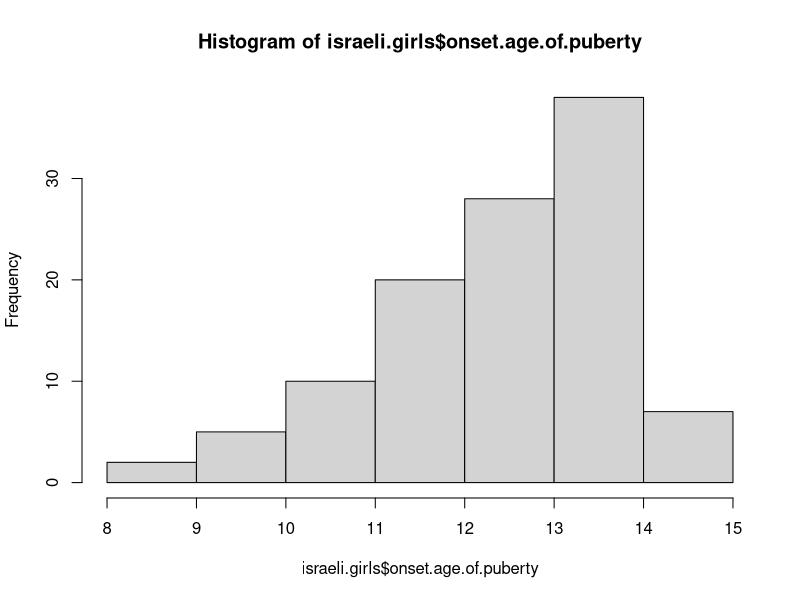
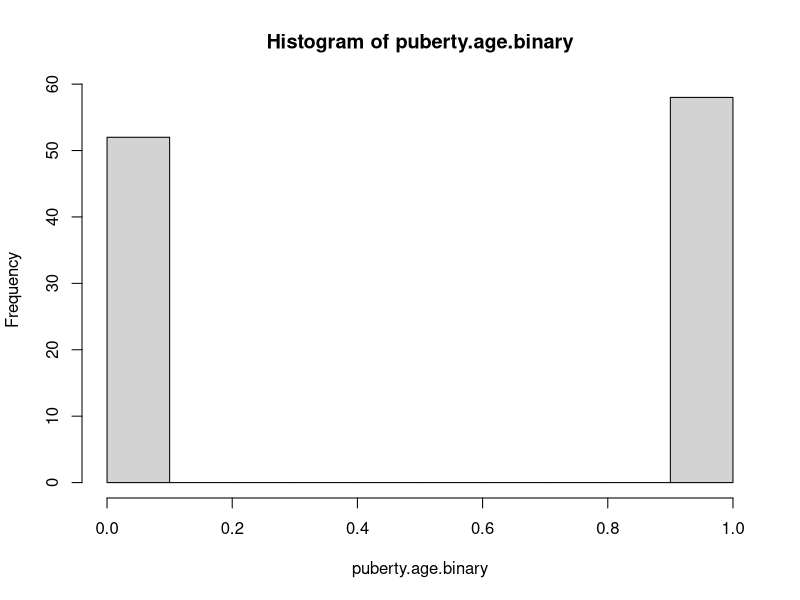

Generate these figures, in order, with R: (Note: this script raises an error after producing the figures.)
israeli.girls <- read.csv("IsraeliGirls.csv", header = TRUE)
View(israeli.girls)
names(israeli.girls)
hist(israeli.girls$onset.age.of.puberty)
summary(israeli.girls$onset.age.of.puberty)

mod.lm <- lm(onset.age.of.puberty ~ height.gap.SDS + BMI.percentile, data = israeli.girls)
summary(mod.lm)

puberty.age.binary <- ifelse(israeli.girls$onset.age.of.puberty <= median(israeli.girls$onset.age.of.puberty), 1, 0)
hist(puberty.age.binary)
summary(puberty.age.binary)
table (puberty.age.binary)

mod.glm.logistic <- glm(puberty.age.binary ~ height.gap.SDS + BMI.percentile, family = binomial, data = israeli.girls)
summary(mod.glm)
